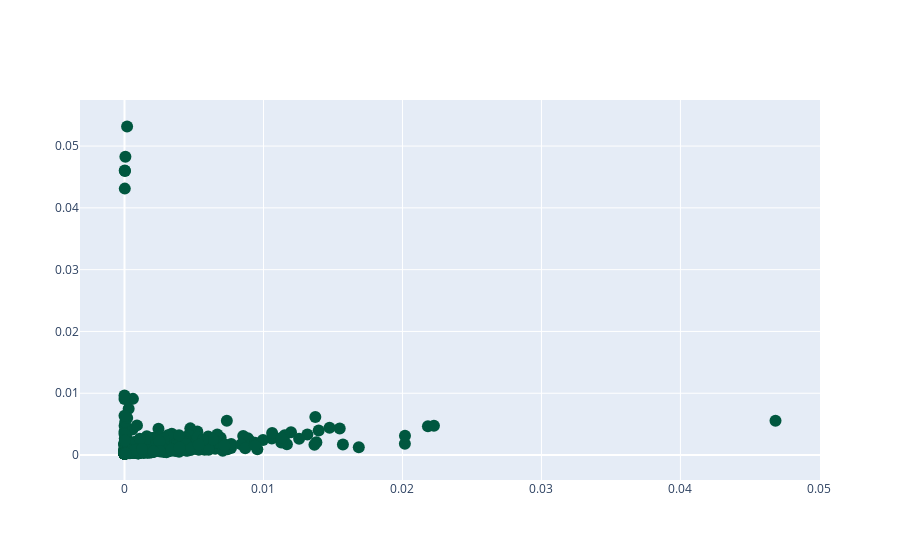

Here is the notebook cell this chart was saved with:
### Code cell
plot_actor_analysis_plotly(df_list[1])

### Figure 1 — Plotly figure (JSON) as saved in the notebook; plotly's stock layout.template omitted (floating-point values rounded to 4 significant figures; data arrays with more than 128 entries replaced by an {"elided": "..."} marker saying what was removed)
{"data": [{"marker": {"color": "#00573f", "size": 12}, "mode": "markers", "text": {"elided": "291 str values"}, "type": "scatter", "x": {"elided": "822 float values"}, "y": {"elided": "822 float values"}}], "layout": {"autosize": true, "xaxis": {"autorange": true, "range": [-0.003062, 0.0499], "type": "linear"}, "yaxis": {"autorange": true, "range": [-0.004623, 0.05804], "type": "linear"}}}
